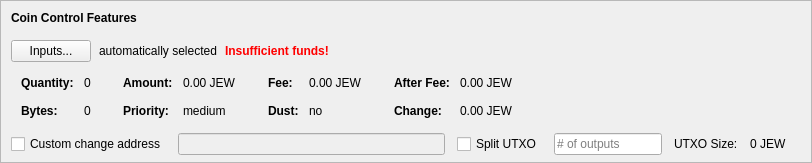
    <widget class="QFrame" name="frameCoinControl">
     <property name="sizePolicy">
      <sizepolicy hsizetype="Expanding" vsizetype="Expanding">
       <horstretch>0</horstretch>
       <verstretch>0</verstretch>
      </sizepolicy>
     </property>
     <property name="maximumSize">
      <size>
       <width>16777215</width>
       <height>16777215</height>
      </size>
     </property>
     <property name="frameShape">
      <enum>QFrame::StyledPanel</enum>
     </property>
     <property name="frameShadow">
      <enum>QFrame::Sunken</enum>
     </property>
     <layout class="QVBoxLayout" name="verticalLayoutCoinControl2">
      <property name="spacing">
       <number>0</number>
      </property>
      <property name="leftMargin">
       <number>0</number>
      </property>
      <property name="topMargin">
       <number>0</number>
      </property>
      <property name="rightMargin">
       <number>0</number>
      </property>
      <property name="bottomMargin">
       <number>6</number>
      </property>
      <item>
       <layout class="QVBoxLayout" name="verticalLayoutCoinControl" stretch="0,0,0,0,1">
        <property name="spacing">
         <number>0</number>
        </property>
        <property name="leftMargin">
         <number>10</number>
        </property>
        <property name="topMargin">
         <number>10</number>
        </property>
        <item>
         <layout class="QHBoxLayout" name="horizontalLayoutCoinControl1">
          <property name="bottomMargin">
           <number>15</number>
          </property>
          <item>
           <widget class="QLabel" name="labelCoinControlFeatures">
            <property name="sizePolicy">
             <sizepolicy hsizetype="Preferred" vsizetype="Maximum">
              <horstretch>0</horstretch>
              <verstretch>0</verstretch>
             </sizepolicy>
            </property>
            <property name="font">
             <font>
              <weight>75</weight>
              <bold>true</bold>
             </font>
            </property>
            <property name="styleSheet">
             <string notr="true">font-weight:bold;</string>
            </property>
            <property name="text">
             <string>Coin Control Features</string>
            </property>
           </widget>
          </item>
         </layout>
        </item>
        <item>
         <layout class="QHBoxLayout" name="horizontalLayoutCoinControl2" stretch="0,0,0,0">
          <property name="spacing">
           <number>8</number>
          </property>
          <property name="bottomMargin">
           <number>10</number>
          </property>
          <item>
           <widget class="QPushButton" name="pushButtonCoinControl">
            <property name="styleSheet">
             <string notr="true"/>
            </property>
            <property name="text">
             <string>Inputs...</string>
            </property>
            <property name="autoDefault">
             <bool>false</bool>
            </property>
           </widget>
          </item>
          <item>
           <widget class="QLabel" name="labelCoinControlAutomaticallySelected">
            <property name="text">
             <string>automatically selected</string>
            </property>
            <property name="margin">
             <number>5</number>
            </property>
           </widget>
          </item>
          <item>
           <widget class="QLabel" name="labelCoinControlInsuffFunds">
            <property name="font">
             <font>
              <weight>75</weight>
              <bold>true</bold>
             </font>
            </property>
            <property name="styleSheet">
             <string notr="true">color:red;font-weight:bold;</string>
            </property>
            <property name="text">
             <string>Insufficient funds!</string>
            </property>
            <property name="margin">
             <number>5</number>
            </property>
           </widget>
          </item>
          <item>
           <spacer name="horizontalSpacerCoinControl">
            <property name="orientation">
             <enum>Qt::Horizontal</enum>
            </property>
            <property name="sizeHint" stdset="0">
             <size>
              <width>40</width>
              <height>1</height>
             </size>
            </property>
           </spacer>
          </item>
         </layout>
        </item>
        <item>
         <widget class="QWidget" name="widgetCoinControl" native="true">
          <property name="sizePolicy">
           <sizepolicy hsizetype="Preferred" vsizetype="Preferred">
            <horstretch>0</horstretch>
            <verstretch>0</verstretch>
           </sizepolicy>
          </property>
          <property name="minimumSize">
           <size>
            <width>0</width>
            <height>0</height>
           </size>
          </property>
          <property name="styleSheet">
           <string notr="true"/>
          </property>
          <layout class="QHBoxLayout" name="horizontalLayoutCoinControl5">
           <property name="leftMargin">
            <number>0</number>
           </property>
           <property name="topMargin">
            <number>0</number>
           </property>
           <property name="rightMargin">
            <number>0</number>
           </property>
           <property name="bottomMargin">
            <number>0</number>
           </property>
           <item>
            <layout class="QHBoxLayout" name="horizontalLayoutCoinControl3" stretch="0,0,0,1">
             <property name="spacing">
              <number>20</number>
             </property>
             <property name="topMargin">
              <number>0</number>
             </property>
             <property name="bottomMargin">
              <number>10</number>
             </property>
             <item>
              <layout class="QFormLayout" name="formLayoutCoinControl1">
               <property name="horizontalSpacing">
                <number>10</number>
               </property>
               <property name="verticalSpacing">
                <number>14</number>
               </property>
               <property name="leftMargin">
                <number>10</number>
               </property>
               <property name="topMargin">
                <number>4</number>
               </property>
               <property name="rightMargin">
                <number>6</number>
               </property>
               <item row="0" column="0">
                <widget class="QLabel" name="labelCoinControlQuantityText">
                 <property name="font">
                  <font>
                   <weight>75</weight>
                   <bold>true</bold>
                  </font>
                 </property>
                 <property name="text">
                  <string>Quantity:</string>
                 </property>
                 <property name="margin">
                  <number>0</number>
                 </property>
                </widget>
               </item>
               <item row="0" column="1">
                <widget class="QLabel" name="labelCoinControlQuantity">
                 <property name="cursor">
                  <cursorShape>IBeamCursor</cursorShape>
                 </property>
                 <property name="contextMenuPolicy">
                  <enum>Qt::ActionsContextMenu</enum>
                 </property>
                 <property name="text">
                  <string notr="true">0</string>
                 </property>
                 <property name="margin">
                  <number>0</number>
                 </property>
                 <property name="textInteractionFlags">
                  <set>Qt::LinksAccessibleByMouse|Qt::TextSelectableByKeyboard|Qt::TextSelectableByMouse</set>
                 </property>
                </widget>
               </item>
               <item row="1" column="0">
                <widget class="QLabel" name="labelCoinControlBytesText">
                 <property name="font">
                  <font>
                   <weight>75</weight>
                   <bold>true</bold>
                  </font>
                 </property>
                 <property name="text">
                  <string>Bytes:</string>
                 </property>
                </widget>
               </item>
               <item row="1" column="1">
                <widget class="QLabel" name="labelCoinControlBytes">
                 <property name="cursor">
                  <cursorShape>IBeamCursor</cursorShape>
                 </property>
                 <property name="contextMenuPolicy">
                  <enum>Qt::ActionsContextMenu</enum>
                 </property>
                 <property name="text">
                  <string notr="true">0</string>
                 </property>
                 <property name="textInteractionFlags">
                  <set>Qt::LinksAccessibleByMouse|Qt::TextSelectableByKeyboard|Qt::TextSelectableByMouse</set>
                 </property>
                </widget>
               </item>
              </layout>
             </item>
             <item>
              <layout class="QFormLayout" name="formLayoutCoinControl2">
               <property name="horizontalSpacing">
                <number>10</number>
               </property>
               <property name="verticalSpacing">
                <number>14</number>
               </property>
               <property name="leftMargin">
                <number>6</number>
               </property>
               <property name="topMargin">
                <number>4</number>
               </property>
               <property name="rightMargin">
                <number>6</number>
               </property>
               <item row="0" column="0">
                <widget class="QLabel" name="labelCoinControlAmountText">
                 <property name="font">
                  <font>
                   <weight>75</weight>
                   <bold>true</bold>
                  </font>
                 </property>
                 <property name="text">
                  <string>Amount:</string>
                 </property>
                 <property name="margin">
                  <number>0</number>
                 </property>
                </widget>
               </item>
               <item row="0" column="1">
                <widget class="QLabel" name="labelCoinControlAmount">
                 <property name="cursor">
                  <cursorShape>IBeamCursor</cursorShape>
                 </property>
                 <property name="contextMenuPolicy">
                  <enum>Qt::ActionsContextMenu</enum>
                 </property>
                 <property name="text">
                  <string notr="true">0.00 JEW</string>
                 </property>
                 <property name="textInteractionFlags">
                  <set>Qt::LinksAccessibleByMouse|Qt::TextSelectableByKeyboard|Qt::TextSelectableByMouse</set>
                 </property>
                </widget>
               </item>
               <item row="1" column="0">
                <widget class="QLabel" name="labelCoinControlPriorityText">
                 <property name="font">
                  <font>
                   <weight>75</weight>
                   <bold>true</bold>
                  </font>
                 </property>
                 <property name="text">
                  <string>Priority:</string>
                 </property>
                </widget>
               </item>
               <item row="1" column="1">
                <widget class="QLabel" name="labelCoinControlPriority">
                 <property name="cursor">
                  <cursorShape>IBeamCursor</cursorShape>
                 </property>
                 <property name="contextMenuPolicy">
                  <enum>Qt::ActionsContextMenu</enum>
                 </property>
                 <property name="text">
                  <string>medium</string>
                 </property>
                 <property name="textInteractionFlags">
                  <set>Qt::LinksAccessibleByMouse|Qt::TextSelectableByKeyboard|Qt::TextSelectableByMouse</set>
                 </property>
                </widget>
               </item>
              </layout>
             </item>
             <item>
              <layout class="QFormLayout" name="formLayoutCoinControl3">
               <property name="horizontalSpacing">
                <number>10</number>
               </property>
               <property name="verticalSpacing">
                <number>14</number>
               </property>
               <property name="leftMargin">
                <number>6</number>
               </property>
               <property name="topMargin">
                <number>4</number>
               </property>
               <property name="rightMargin">
                <number>6</number>
               </property>
               <item row="0" column="0">
                <widget class="QLabel" name="labelCoinControlFeeText">
                 <property name="font">
                  <font>
                   <weight>75</weight>
                   <bold>true</bold>
                  </font>
                 </property>
                 <property name="text">
                  <string>Fee:</string>
                 </property>
                 <property name="margin">
                  <number>0</number>
                 </property>
                </widget>
               </item>
               <item row="0" column="1">
                <widget class="QLabel" name="labelCoinControlFee">
                 <property name="cursor">
                  <cursorShape>IBeamCursor</cursorShape>
                 </property>
                 <property name="contextMenuPolicy">
                  <enum>Qt::ActionsContextMenu</enum>
                 </property>
                 <property name="text">
                  <string notr="true">0.00 JEW</string>
                 </property>
                 <property name="textInteractionFlags">
                  <set>Qt::LinksAccessibleByMouse|Qt::TextSelectableByKeyboard|Qt::TextSelectableByMouse</set>
                 </property>
                </widget>
               </item>
               <item row="1" column="0">
                <widget class="QLabel" name="labelCoinControlLowOutputText">
                 <property name="font">
                  <font>
                   <weight>75</weight>
                   <bold>true</bold>
                  </font>
                 </property>
                 <property name="text">
                  <string>Dust:</string>
                 </property>
                </widget>
               </item>
               <item row="1" column="1">
                <widget class="QLabel" name="labelCoinControlLowOutput">
                 <property name="cursor">
                  <cursorShape>IBeamCursor</cursorShape>
                 </property>
                 <property name="contextMenuPolicy">
                  <enum>Qt::ActionsContextMenu</enum>
                 </property>
                 <property name="text">
                  <string>no</string>
                 </property>
                 <property name="textInteractionFlags">
                  <set>Qt::LinksAccessibleByMouse|Qt::TextSelectableByKeyboard|Qt::TextSelectableByMouse</set>
                 </property>
                </widget>
               </item>
              </layout>
             </item>
             <item>
              <layout class="QFormLayout" name="formLayoutCoinControl4">
               <property name="horizontalSpacing">
                <number>10</number>
               </property>
               <property name="verticalSpacing">
                <number>14</number>
               </property>
               <property name="leftMargin">
                <number>6</number>
               </property>
               <property name="topMargin">
                <number>4</number>
               </property>
               <property name="rightMargin">
                <number>6</number>
               </property>
               <item row="0" column="0">
                <widget class="QLabel" name="labelCoinControlAfterFeeText">
                 <property name="font">
                  <font>
                   <weight>75</weight>
                   <bold>true</bold>
                  </font>
                 </property>
                 <property name="text">
                  <string>After Fee:</string>
                 </property>
                 <property name="margin">
                  <number>0</number>
                 </property>
                </widget>
               </item>
               <item row="0" column="1">
                <widget class="QLabel" name="labelCoinControlAfterFee">
                 <property name="cursor">
                  <cursorShape>IBeamCursor</cursorShape>
                 </property>
                 <property name="contextMenuPolicy">
                  <enum>Qt::ActionsContextMenu</enum>
                 </property>
                 <property name="text">
                  <string notr="true">0.00 JEW</string>
                 </property>
                 <property name="textInteractionFlags">
                  <set>Qt::LinksAccessibleByMouse|Qt::TextSelectableByKeyboard|Qt::TextSelectableByMouse</set>
                 </property>
                </widget>
               </item>
               <item row="1" column="0">
                <widget class="QLabel" name="labelCoinControlChangeText">
                 <property name="font">
                  <font>
                   <weight>75</weight>
                   <bold>true</bold>
                  </font>
                 </property>
                 <property name="text">
                  <string>Change:</string>
                 </property>
                </widget>
               </item>
               <item row="1" column="1">
                <widget class="QLabel" name="labelCoinControlChange">
                 <property name="cursor">
                  <cursorShape>IBeamCursor</cursorShape>
                 </property>
                 <property name="contextMenuPolicy">
                  <enum>Qt::ActionsContextMenu</enum>
                 </property>
                 <property name="text">
                  <string notr="true">0.00 JEW</string>
                 </property>
                 <property name="textInteractionFlags">
                  <set>Qt::LinksAccessibleByMouse|Qt::TextSelectableByKeyboard|Qt::TextSelectableByMouse</set>
                 </property>
                </widget>
               </item>
              </layout>
             </item>
            </layout>
           </item>
          </layout>
         </widget>
        </item>
        <item>
         <layout class="QHBoxLayout" name="horizontalLayoutCoinControl4" stretch="0,0,0,0,0,0,0">
          <property name="spacing">
           <number>12</number>
          </property>
          <property name="sizeConstraint">
           <enum>QLayout::SetDefaultConstraint</enum>
          </property>
          <property name="topMargin">
           <number>5</number>
          </property>
          <property name="rightMargin">
           <number>5</number>
          </property>
          <item>
           <widget class="QCheckBox" name="checkBoxCoinControlChange">
            <property name="toolTip">
             <string>If this is activated, but the change address is empty or invalid, change will be sent to a newly generated address.</string>
            </property>
            <property name="text">
             <string>Custom change address</string>
            </property>
           </widget>
          </item>
          <item>
           <widget class="QValidatedLineEdit" name="lineEditCoinControlChange">
            <property name="enabled">
             <bool>false</bool>
            </property>
            <property name="sizePolicy">
             <sizepolicy hsizetype="Expanding" vsizetype="Fixed">
              <horstretch>0</horstretch>
              <verstretch>0</verstretch>
             </sizepolicy>
            </property>
           </widget>
          </item>
          <item>
           <widget class="QCheckBox" name="splitBlockCheckBox">
            <property name="text">
             <string>Split UTXO</string>
            </property>
           </widget>
          </item>
          <item>
           <widget class="QLineEdit" name="splitBlockLineEdit">
            <property name="sizePolicy">
             <sizepolicy hsizetype="Fixed" vsizetype="Fixed">
              <horstretch>50</horstretch>
              <verstretch>0</verstretch>
             </sizepolicy>
            </property>
            <property name="placeholderText">
             <string># of outputs</string>
            </property>
           </widget>
          </item>
          <item>
           <widget class="QLabel" name="labelBlockSizeText">
            <property name="text">
             <string>UTXO Size:</string>
            </property>
           </widget>
          </item>
          <item>
           <widget class="QLabel" name="labelBlockSize">
            <property name="text">
             <string>0 JEW</string>
            </property>
           </widget>
          </item>
          <item>
           <widget class="QLabel" name="labelCoinControlChangeLabel">
            <property name="sizePolicy">
             <sizepolicy hsizetype="Preferred" vsizetype="Expanding">
              <horstretch>0</horstretch>
              <verstretch>0</verstretch>
             </sizepolicy>
            </property>
            <property name="minimumSize">
             <size>
              <width>0</width>
              <height>0</height>
             </size>
            </property>
            <property name="text">
             <string/>
            </property>
            <property name="margin">
             <number>3</number>
            </property>
           </widget>
          </item>
         </layout>
        </item>
        <item>
         <spacer name="verticalSpacerCoinControl">
          <property name="orientation">
           <enum>Qt::Vertical</enum>
          </property>
          <property name="sizeHint" stdset="0">
           <size>
            <width>800</width>
            <height>1</height>
           </size>
          </property>
         </spacer>
        </item>
       </layout>
      </item>
     </layout>
    </widget>
